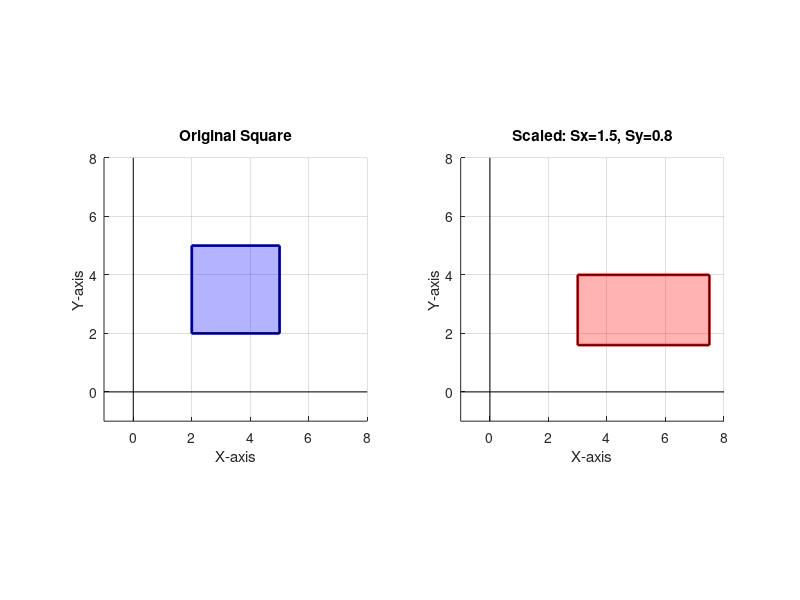

Write MATLAB code to recreate this figure.
clc; clear; close all;

ORIGINAL_POINTS = [2, 2; 5, 2; 5, 5; 2, 5; 2, 2];
SX = 1.5; SY = 0.8;

figure('Position', [100, 100, 1000, 400]);

subplot(1, 2, 1);
hold on; grid on; axis equal;
title('Original Square');
xlabel('X-axis'); ylabel('Y-axis');
plot(ORIGINAL_POINTS(:, 1), ORIGINAL_POINTS(:, 2), 'b-', 'LineWidth', 2);
fill(ORIGINAL_POINTS(:, 1), ORIGINAL_POINTS(:, 2), 'b', 'FaceAlpha', 0.3);
xlim([-1, 8]); ylim([-1, 8]);
line([-1, 8], [0, 0], 'Color', 'k', 'LineWidth', 0.5);
line([0, 0], [-1, 8], 'Color', 'k', 'LineWidth', 0.5);

subplot(1, 2, 2);
hold on; grid on; axis equal;
title(['Scaled: Sx=', num2str(SX), ', Sy=', num2str(SY)]);
xlabel('X-axis'); ylabel('Y-axis');

SCALED_POINTS = ORIGINAL_POINTS .* [SX, SY];
plot(SCALED_POINTS(:, 1), SCALED_POINTS(:, 2), 'r-', 'LineWidth', 2);
fill(SCALED_POINTS(:, 1), SCALED_POINTS(:, 2), 'r', 'FaceAlpha', 0.3);
xlim([-1, 8]); ylim([-1, 8]);
line([-1, 8], [0, 0], 'Color', 'k', 'LineWidth', 0.5);
line([0, 0], [-1, 8], 'Color', 'k', 'LineWidth', 0.5);
